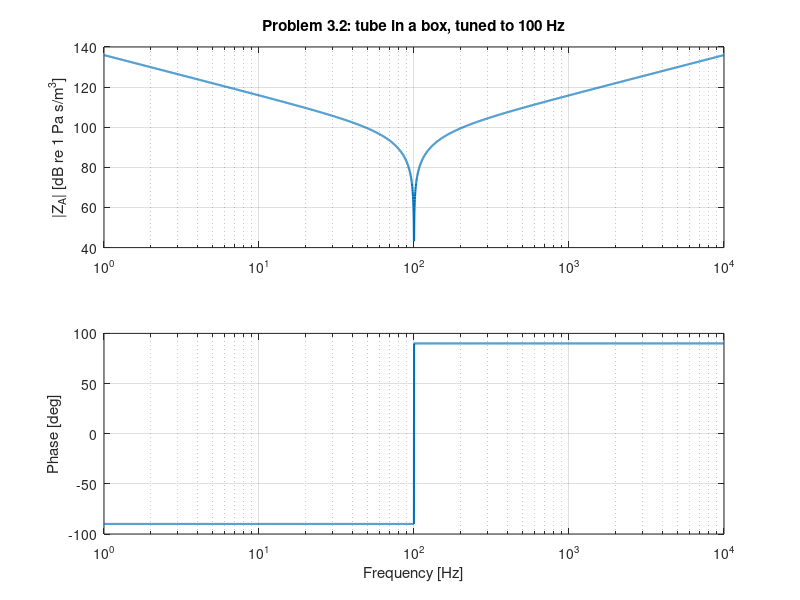
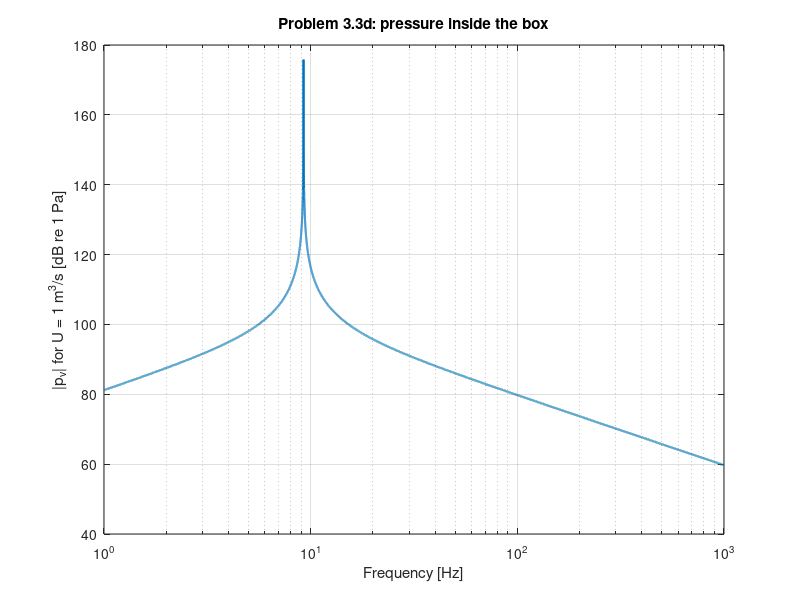
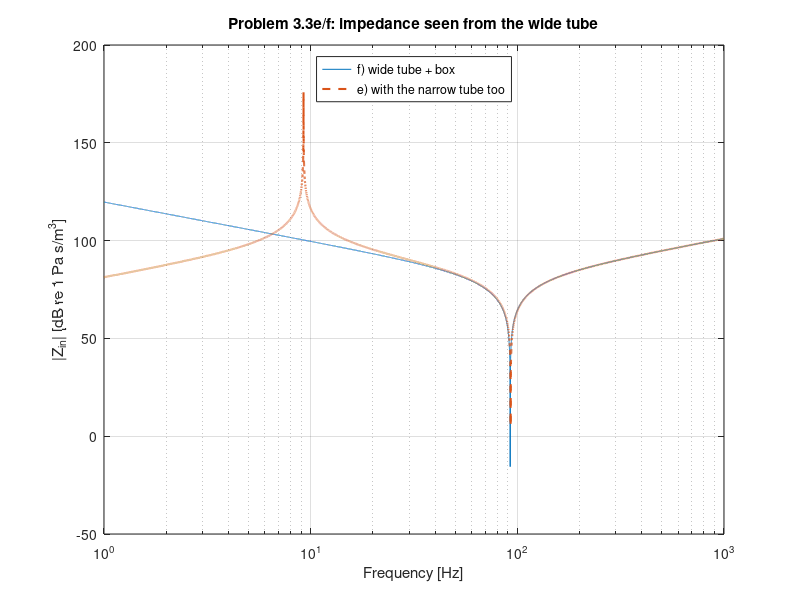
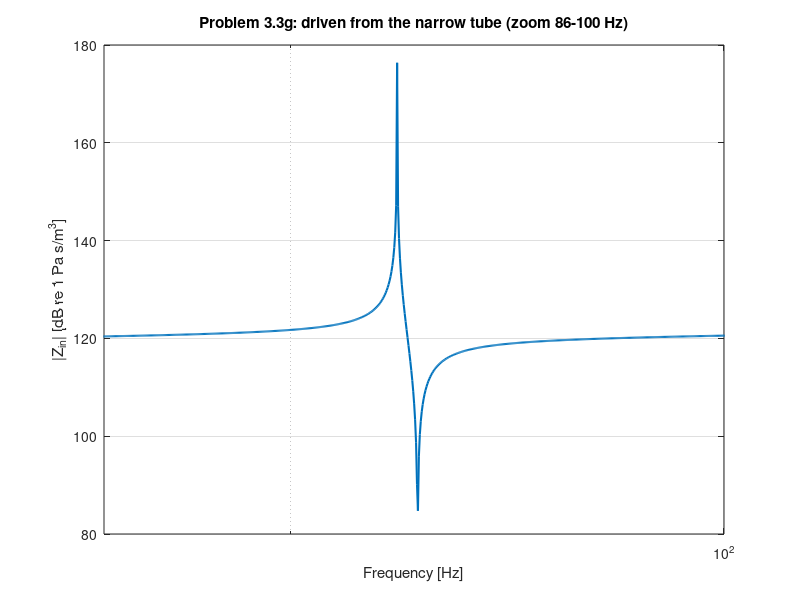

MATLAB code to generate these figures, in order:
%% Lecture 3 - Acoustic systems: problem solving, worked
% 34870 Electroacoustics | 7 September 2026
%
% How to read this: every step first states the formula, then the MATLAB line
% is that same formula typed in, and the result appears right below it. The
% official solution's answer is written in the text so you can compare.
%
% Numbering: the lecture slides call these Problems 2.1-2.4, the official
% solution sheet (34870_Solutions3.pdf) calls them 3.1-3.4. The solution
% sheet's numbers are used here.
%
% The LTspice versions are in LTspice/Lecture 3 - Acoustic Systems/.
%
% Air (from the sheet):
rho = 1.18     % air density [kg/m^3]
c = 344        % speed of sound [m/s]

%% The formulas used in this whole problem set
% We use the acoustic *impedance* analogy: pressure p is a voltage, volume
% velocity U (m^3/s) is a current. The acoustic impedance is
%
% $$Z_A = \frac{p}{U}$$
%
% *Open tube = acoustic mass (an inductor).* At low frequency the air in the
% tube moves as one plug. Pushing a mass of air rho*l*S with a force p*S gives
%
% $$M_A = \frac{\rho\,l}{S}$$
%
% *Closed volume = acoustic compliance (a capacitor to ground).* The air in a
% closed box is compressed like a spring. The pressure is measured against
% the outside, so the capacitor always goes to ground:
%
% $$C_A = \frac{V}{\rho c^2}$$
%
% *Resonance of a mass and a compliance in series:*
%
% $$f_0 = \frac{1}{2\pi\sqrt{M_A C_A}}$$
%
% Symbols: l tube length [m], S tube cross-section [m^2], V box volume [m^3].

%% Problem 3.1a - What do the tube and the box represent?
% An open tube connected to a closed box.
%
% * The *open tube* is an *acoustic mass* M_A, an inductor. The air in it
%   moves back and forth as one plug.
% * The *closed box* is an *acoustic compliance* C_A, a capacitor to
%   ground. Its air is squeezed like a spring.

%% Problem 3.1b - Which assumptions must hold for the lumped model?
% Official solution (with its own tick marks):
%
% * "?" the dimensions are much smaller than the wavelength (rule of thumb:
%   below lambda/10). This is the one to check every time, which is why it
%   gets a question mark.
% * OK: the element is homogeneous (the whole tube is one mass, the whole
%   box one spring).
% * OK: idealised rigid walls (the box walls do not move).

%% Problem 3.1c - The circuit, driven by a volume velocity U from outside
% The official circuit: a current source I1 = U, then the inductor L1 =
% M_tube in series, then the capacitor C1 = C_box to ground.
%
% The same volume velocity flows through the tube and into the box, so the
% two elements are in *series*. The capacitor ends on ground because the box
% pressure is measured against the outside air.

%% Problem 3.1d - Resonance frequency
% The impedance seen by the source is the sum of the two:
%
% $$Z_A = j\omega M_A + \frac{1}{j\omega C_A}$$
%
% At resonance the two reactances cancel, $Z_A = 0$:
%
% $$0 = j\omega_0 M_A + \frac{1}{j\omega_0 C_A} \quad\Longrightarrow\quad \omega_0 = \frac{1}{\sqrt{M_A C_A}}, \qquad f_0 = \frac{1}{2\pi\sqrt{M_A C_A}}$$
%
% Put in M_A = rho*l/S and C_A = V/(rho*c^2) and rho cancels. This is the
% Helmholtz resonator formula:
%
% $$f_0 = \frac{c}{2\pi}\sqrt{\frac{S}{l\,V}}$$

%% Problem 3.2b - Choose tube and box for f_0 = 100 Hz
% Any pair with M_A*C_A = 1/(2*pi*100)^2 works. Solving the resonance
% formula for C_A:
%
% $$C_A = \frac{1}{(2\pi f_0)^2\,M_A}$$
%
% The official solution picks M_A = 100 kg/m^4. Official: C_A = 2.53e-8 m^5/N
f_0 = 100          % wanted resonance [Hz]
M_A = 100          % chosen acoustic mass [kg/m^4]
C_A = 1/((2*pi*f_0)^2*M_A)
%%
% *What tube and box is that?* Pick a tube length of 5 cm and solve
% $M_A = \rho l/S$ for the cross-section, $S = \rho l / M_A$:
l = 0.05           % tube length, 5 cm [m]
S = rho*l/M_A
r_tube_cm = sqrt(S/pi)*100
%%
% and the box volume from $C_A = V/(\rho c^2)$, so $V = C_A\rho c^2$, in litres:
V = C_A*rho*c^2
V_litre = V*1000
%%
% So a tube 5 cm long with a radius of 1.4 cm on a 3.5 litre box
% (about 15 cm on each side).
%
% *Does it fulfil 3.1b?* The wavelength at 100 Hz is $\lambda = c/f$, and
% every dimension must be below about $\lambda/10$:
lambda = c/f_0
lambda_over_10 = lambda/10
box_side = V^(1/3)
%%
% Tube 0.05 m and box 0.15 m are both below 0.34 m, so the lumped model is
% fine.

%% Problem 3.2c - Plot the impedance and explain the curve
% The LTspice circuit is LTspice/Lecture 3 - Acoustic Systems/
% P3-2_Helmholtz_100Hz.asc (plot V(p_in); the source is 1 m^3/s, so the
% voltage IS the impedance). Here the same thing from the formula:
%
% $$Z_A = j\omega M_A + \frac{1}{j\omega C_A}$$
f = logspace(0, 4, 4000);      % 1 Hz ... 10 kHz
jw = 1j*2*pi*f;
Z_A = jw*M_A + 1./(jw*C_A);
figure;
subplot(2,1,1);
semilogx(f, 20*log10(abs(Z_A)), 'LineWidth', 1.5); grid on;
ylabel('|Z_A| [dB re 1 Pa s/m^3]'); title('Problem 3.2: tube in a box, tuned to 100 Hz');
subplot(2,1,2);
semilogx(f, angle(Z_A)*180/pi, 'LineWidth', 1.5); grid on;
xlabel('Frequency [Hz]'); ylabel('Phase [deg]');
%%
% *Reading the curve* (same as the official LTspice plot):
%
% * Low frequency: the box term 1/(omega*C_A) is huge. The box is a stiff
%   spring, the phase is -90 degrees, |Z_A| falls 20 dB per decade.
% * At 100 Hz the two terms cancel and |Z_A| drops to zero (no losses in
%   the model, so the dip is infinitely deep).
% * High frequency: the tube term omega*M_A wins, the air plug is too
%   heavy to move, the phase is +90 degrees and |Z_A| rises 20 dB per decade.

%% Problem 3.3a - Tube (12 cm, diameter 10 cm) in a 23 L box: the elements
% Given:
l = 0.12           % effective tube length, 12 cm [m]
r_1 = 0.05         % tube radius, diameter 10 cm [m]
V = 0.023          % box volume, 23 L [m^3]
%%
% Tube cross-section and acoustic mass, $M_{A1} = \rho l / (\pi r^2)$.
%
% Official: 18.03 kg/m^4
S_1 = pi*r_1^2
M_A1 = rho*l/S_1
%%
% Box compliance, $C_A = V/(\rho c^2)$. Official: 1.65e-7 m^5/N
C_A = V/(rho*c^2)
%%
% Circuit: the same as 3.1c. Source U, then M_A1 in series, then C_A to
% ground.

%% Problem 3.3b - Resonance frequency
% $$f_A = \frac{1}{2\pi\sqrt{M_{A1}C_A}}$$
%
% Official: 92.4 Hz
f_A = 1/(2*pi*sqrt(M_A1*C_A))

%% Problem 3.3c - A second, narrow tube (1 cm diameter) in the box
% Same length, radius 5 mm. The mass goes with 1/r^2, so it is 100 times
% heavier:
%
% $$M_{A2} = \frac{\rho l}{\pi r_2^2}$$
%
% Official: 1803 kg/m^4
r_2 = 0.005        % narrow tube radius, diameter 1 cm [m]
M_A2 = rho*l/(pi*r_2^2)
%%
% *The circuit:* the narrow tube connects the box to the outside air, where
% the pressure is (almost) zero. So M_A2 goes from the box node to ground,
% in parallel with C_A. (Adding its radiation impedance would be more
% exact; it is left out here, as in the official solution.)
%
% Source U -> M_A1 -> box node p_v -> (C_A to ground) and (M_A2 to ground).

%% Problem 3.3d - Pressure inside the box
% The box pressure is the voltage on the box node (across C_A). The source
% is a current source, so M_A1 in series with it does not change the
% current that reaches the box: all of U goes into C_A || M_A2.
%
% $$p_v = U\cdot\left(\frac{1}{j\omega C_A}\;\Big\|\;j\omega M_{A2}\right)$$
%
% A capacitor in parallel with an inductor has an *anti-resonance*: the
% impedance (and so the box pressure) becomes infinite at
%
% $$f_B = \frac{1}{2\pi\sqrt{M_{A2}C_A}}$$
%
% Official: 9.2 Hz
f_B = 1/(2*pi*sqrt(M_A2*C_A))
%%
% Shape: at DC all the air escapes through the narrow tube, so p_v = 0. It
% rises to the peak at 9.2 Hz, then falls as 1/f because the narrow tube's
% mass blocks and the box acts as a plain compliance again.
f = logspace(0, 3, 30000);     % 1 Hz ... 1 kHz, fine grid for the sharp peaks
jw = 1j*2*pi*f;
U = 1;                          % 1 m^3/s, as in the LTspice circuit
Z_box = 1./(jw*C_A + 1./(jw*M_A2));
p_v = U*Z_box;
figure;
semilogx(f, 20*log10(abs(p_v)), 'LineWidth', 1.5); grid on;
xlabel('Frequency [Hz]'); ylabel('|p_v| for U = 1 m^3/s [dB re 1 Pa]');
title('Problem 3.3d: pressure inside the box');

%% Problem 3.3e - Impedance seen from the opening of the large tube
% The source sees M_A1 in series with the box node:
%
% $$Z_{in} = j\omega M_{A1} + \left(\frac{1}{j\omega C_A}\Big\|\,j\omega M_{A2}\right)$$
%
% * a *peak* (anti-resonance) at f_B = 9.2 Hz, from C_A || M_A2,
% * a *dip* (resonance) where Z_in = 0. Setting the imaginary part to zero
%   gives
%
% $$f_{res} = \frac{1}{2\pi}\sqrt{\frac{M_{A1}+M_{A2}}{M_{A1}M_{A2}C_A}}$$
f_res = 1/(2*pi)*sqrt((M_A1 + M_A2)/(M_A1*M_A2*C_A))
%%
% 92.8 Hz, just above the 92.4 Hz of b): the narrow tube is 100 times
% heavier, so it barely changes anything near 92 Hz.
Z_in_wide = jw*M_A1 + Z_box;

%% Problem 3.3f - LTspice: plot the impedance, compare with b)
% LTspice/Lecture 3 - Acoustic Systems/P3-3_Tubes_in_Box.asc, top row
% (only M_A1 and C_A, as in the official circuit). Plot V(p_in_f).
% Because the source is a volume-velocity source, the pressure it has to
% produce to keep U = 1 m^3/s IS the impedance. The minimum is the
% resonance.
Z_in_f = jw*M_A1 + 1./(jw*C_A);
[~, k] = min(abs(Z_in_f));
f_dip = f(k)
%%
% Official: minimum at 92.4 Hz, matching b).
figure;
semilogx(f, 20*log10(abs(Z_in_f)), f, 20*log10(abs(Z_in_wide)), '--', 'LineWidth', 1.5);
grid on; xlim([1 1000]);
xlabel('Frequency [Hz]'); ylabel('|Z_{in}| [dB re 1 Pa s/m^3]');
legend('f) wide tube + box', 'e) with the narrow tube too', 'Location', 'north');
title('Problem 3.3e/f: impedance seen from the wide tube');

%% Problem 3.3g - Drive from the narrow tube instead
% Swap the two tubes: now M_A2 is in series with the source and M_A1 is the
% tube to the outside.
%
% $$Z_{in} = j\omega M_{A2} + \left(\frac{1}{j\omega C_A}\Big\|\,j\omega M_{A1}\right)$$
%
% * the *peak* now comes from C_A || M_A1, at the same frequency as b):
f_peak_g = 1/(2*pi*sqrt(M_A1*C_A))
%%
% * the *dip* (Z_in = 0) is the same symmetric formula as in e), so it
%   stays at 92.8 Hz.
%
% So peak and dip sit right next to each other (92.4 and 92.8 Hz). Official:
% "the (anti-)resonance frequencies become almost the same since then the
% impedance peak is now determined by Ma1||Cav and the minimum
% Ma2+Ma1||Cav is dominated by Ma1."
Z_in_narrow = jw*M_A2 + 1./(jw*C_A + 1./(jw*M_A1));
figure;
semilogx(f, 20*log10(abs(Z_in_narrow)), 'LineWidth', 1.5); grid on;
xlim([86 100]);
xlabel('Frequency [Hz]'); ylabel('|Z_{in}| [dB re 1 Pa s/m^3]');
title('Problem 3.3g: driven from the narrow tube (zoom 86-100 Hz)');

%% Problem 3.4 - Dynamic microphone: the equivalent network
% The diaphragm makes the volume velocity U (a current source). Behind it
% is the small volume V1, a canal with porous material, and the larger
% volume V2. The official circuit, element by element:
%
% * U: current source (the diaphragm pumping air).
% * C_AV1: the small volume V1, a capacitor from the first node to ground.
% * R_A1 and M_A1 in series: the canal. The porous material is a
%   resistance, the air plug in the canal is a mass. Both carry the same
%   volume velocity, so they are in series.
% * C_AV2: the large volume V2, a capacitor to ground at the end.
%
% No numbers are given, so there is nothing to calculate. Note what it
% does: at high frequency C_AV1 short-circuits U to ground before the flow
% reaches V2, a low-pass. This circuit comes back in the dynamic microphone
% of Lecture 4B.

%% Summary
% * Open tube = acoustic mass M_A = rho*l/S (inductor). Closed volume =
%   compliance C_A = V/(rho*c^2) (capacitor, always to ground).
% * Tube + box in series is a Helmholtz resonator, f_0 = 1/(2*pi*sqrt(M_A*C_A)).
% * Valid only while every dimension is below about lambda/10.
% * A tube that opens to the outside goes to ground (outside pressure ~ 0).
% * Driven by a volume velocity, a series M-C gives an impedance dip
%   (resonance), a parallel M || C gives a peak (anti-resonance).
% * Tube + box: 18.03 kg/m^4, 1.65e-7 m^5/N, 92.4 Hz; with the narrow tube
%   the box pressure peaks at 9.2 Hz.
